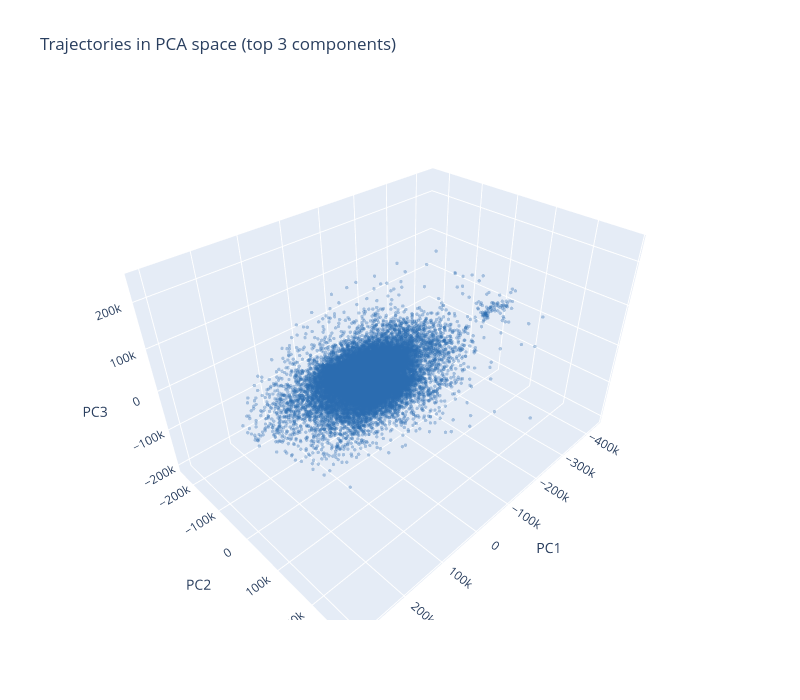

Here is the notebook cell this chart was saved with:
### Code cell
import plotly.graph_objects as go

# --- interactive 3D scatter of trajectories in PCA space ---
fig = go.Figure(data=[go.Scatter3d(
    x=train_pca_vectors[:, 0],
    y=train_pca_vectors[:, 1],
    z=train_pca_vectors[:, 2],
    mode="markers",
    marker=dict(
        size=2,
        color="#2b6cb0",
        opacity=0.35,
    ),
    text=list(train_contours.keys()),  # hover shows filename
    hovertemplate="PC1: %{x:.2f}<br>PC2: %{y:.2f}<br>PC3: %{z:.2f}<br>%{text}<extra></extra>",
)])

fig.update_layout(
    title="Trajectories in PCA space (top 3 components)",
    scene=dict(
        xaxis_title="PC1",
        yaxis_title="PC2",
        zaxis_title="PC3",
    ),
    width=800,
    height=700,
)

fig.show()

### Figure 1 — Plotly figure (JSON) as saved in the notebook; plotly's stock layout.template omitted (floating-point values rounded to 4 significant figures; data arrays with more than 128 entries replaced by an {"elided": "..."} marker saying what was removed)
{"data": [{"hovertemplate": "PC1: %{x:.2f}<br>PC2: %{y:.2f}<br>PC3: %{z:.2f}<br>%{text}<extra></extra>", "marker": {"color": "#2b6cb0", "opacity": 0.35, "size": 2}, "mode": "markers", "text": {"elided": "20264 str values"}, "type": "scatter3d", "x": {"elided": "20264 float values"}, "y": {"elided": "20264 float values"}, "z": {"elided": "20264 float values"}}], "layout": {"height": 700, "scene": {"xaxis": {"title": {"text": "PC1"}}, "yaxis": {"title": {"text": "PC2"}}, "zaxis": {"title": {"text": "PC3"}}}, "title": {"text": "Trajectories in PCA space (top 3 components)"}, "width": 800}}
